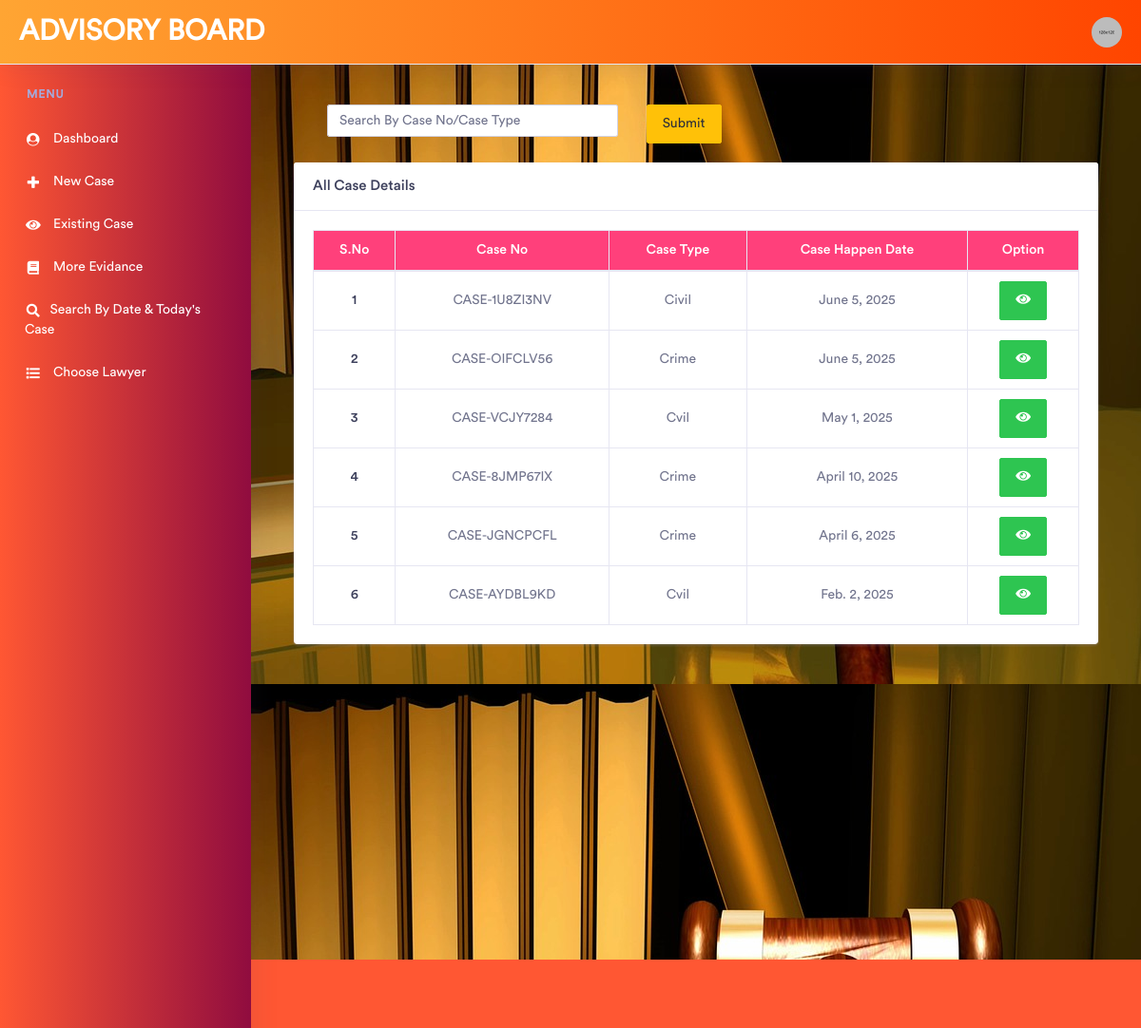
The page /all_cases/ (signed in) on the database its author committed.
### app/models.py (models this page shows, shortened)
class Fir_Detail(models.Model):
	police_id = models.ForeignKey(Police_Detail, on_delete=models.CASCADE,null=True)
	case_no = models.CharField(max_length=100,null=True)
	case_type = models.CharField(max_length=100,null=True)
	victim_name = models.CharField(max_length=100)
	suspect_name = models.CharField(max_length=15)
	victim_gender = models.CharField(max_length=100)
	case_date = models.DateField()
	case_filed_date = models.DateField()
	case_location = models.CharField(max_length=100)
	victim_address =  models.TextField(max_length=1000)
	suspect_address =  models.TextField(max_length=1000)
	fir_doc = models.FileField('FIR Document ',upload_to='documents/',null=True)
	evidance = models.FileField('Evidance Document',upload_to='documents/',null=True)
	victim_photo = models.FileField('Victim Photo ',upload_to='documents/',null=True)
	suspect_photo = models.FileField('Suspect Photo ',upload_to='documents/',null=True)
	case_summary =  models.TextField(max_length=1000)
	case_status = models.CharField(max_length=100,null=True,blank=True)
	judgement = models.TextField(max_length=1000,null=True,blank=True)

### app/views.py (the view)
# urls.py: path('all_cases/', views.all_cases,name="all_cases"),
def all_cases(request):
	if request.session.has_key('police'):
		user_id = request.session['police_id']
		ids = Fir_Detail.objects.filter(police_id=int(user_id)).order_by('-case_date')
		if request.method == 'GET':
			if request.GET.get('search'):
				a = request.GET.get('search')
				detail = Fir_Detail.objects.filter(Q(case_no=a) | Q(case_type__icontains=a))
				return render(request,'all_cases.html',{'row':ids,'detail':detail})
			else:
				return render(request,'all_cases.html',{'ids':ids})
		return render(request,'all_cases.html',{'ids':ids})
	else:
		return render(request,'police_login.html',{})

### app/templates/all_cases.html
{% include 'police_header.html' %}
<div class="col-xl-12 col-lg-12 col-md-12 col-sm-12 col-12">
    <form method="get">{% csrf_token %}
        <div class="row" style="margin: 20px;">
            <div class="col-md-5">
                <input type="text" name="search" class="form-control" placeholder="Search By Case No/Case Type">
            </div>
            <div class="col-md-5">
                <input type="submit" class="btn btn-warning">
            </div>
        </div>
    </form>
    <div class="card">
        <h5 class="card-header">All Case Details</h5>
        <div class="card-body">
            <div class="table-responsive ">
                <table class="table table-bordered">
                    <thead style="background: #ff407b;">
                        <tr class="white">
                            <th scope="col" >S.No</th>
                            <th scope="col">Case No</th>
                            <th scope="col">Case Type</th>
                            <th scope="col">Case Happen Date</th>
                            <th scope="col">Option</th>
                        </tr>
                    </thead>
                    <tbody>
                        {% if request.GET.search %}
                            {% for i in detail %}
                            <tr>
                                <th scope="row">{{forloop.counter}}</th>
                                <td>{{i.case_no}}</td>
                                <td>{{i.case_type}}</td>
                                <td>{{i.case_date}}</td>
                                <td><a href="{% url 'all_detail' pk=i.id %}?case_no={{i.case_no}}" class="btn btn-success"><i class="fa fa-eye"></i></a></td>
                            </tr>
                            {% empty %}
                            <tr>
                                <td colspan="8" class="text-center bg-primary">No Cases</td>
                            </tr>
                           {% endfor %}
                        {% else %}
                            {% for i in ids %}
                            <tr>
                                <th scope="row">{{forloop.counter}}</th>
                                <td>{{i.case_no}}</td>
                                <td>{{i.case_type}}</td>
                                <td>{{i.case_date}}</td>
                                <td><a href="{% url 'all_detail' pk=i.id %}?case_no={{i.case_no}}" class="btn btn-success"><i class="fa fa-eye"></i></a></td>
                            </tr>
                            {% empty %}
                            <tr>
                                <td colspan="8" class="text-center bg-primary">No Cases</td>
                            </tr>
                           {% endfor %}
                       {% endif %}
                    </tbody>
                </table>
            </div>
        </div>
    </div>
</div>
{% include 'footer.html' %}

### app/templates/police_header.html (style rules this page uses)
td,tr { text-align: center; }
.white th { color: #FFF !important; }

### rows shown on the page
Fir_Detail: case_no "CASE-1U8ZI3NV", case_type "Civil", case_date "June 5, 2025"
Fir_Detail: case_no "CASE-OIFCLV56", case_type "Crime", case_date "June 5, 2025"
Fir_Detail: case_no "CASE-VCJY7284", case_type "Cvil", case_date "May 1, 2025"
Fir_Detail: case_no "CASE-8JMP67IX", case_type "Crime", case_date "April 10, 2025"
Fir_Detail: case_no "CASE-JGNCPCFL", case_type "Crime", case_date "April 6, 2025"
Fir_Detail: case_no "CASE-AYDBL9KD", case_type "Cvil", case_date "Feb. 2, 2025"
